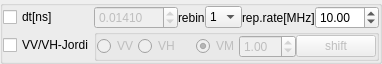
<?xml version="1.0" encoding="UTF-8"?>
<ui version="4.0">
 <class>Form</class>
 <widget class="QWidget" name="Form">
  <property name="geometry">
   <rect>
    <x>0</x>
    <y>0</y>
    <width>350</width>
    <height>48</height>
   </rect>
  </property>
  <property name="windowTitle">
   <string>Form</string>
  </property>
  <layout class="QVBoxLayout" name="verticalLayout">
   <property name="spacing">
    <number>0</number>
   </property>
   <property name="margin">
    <number>0</number>
   </property>
   <item>
    <widget class="QGroupBox" name="groupBox">
     <property name="title">
      <string/>
     </property>
     <layout class="QGridLayout" name="gridLayout">
      <property name="margin">
       <number>0</number>
      </property>
      <property name="spacing">
       <number>0</number>
      </property>
      <item row="0" column="4">
       <widget class="QLabel" name="label_2">
        <property name="text">
         <string>rep.rate[MHz]</string>
        </property>
       </widget>
      </item>
      <item row="0" column="7">
       <widget class="QDoubleSpinBox" name="doubleSpinBox">
        <property name="enabled">
         <bool>true</bool>
        </property>
        <property name="sizePolicy">
         <sizepolicy hsizetype="MinimumExpanding" vsizetype="Fixed">
          <horstretch>0</horstretch>
          <verstretch>0</verstretch>
         </sizepolicy>
        </property>
        <property name="maximum">
         <double>120.000000000000000</double>
        </property>
        <property name="singleStep">
         <double>0.100000000000000</double>
        </property>
        <property name="value">
         <double>10.000000000000000</double>
        </property>
       </widget>
      </item>
      <item row="2" column="0">
       <widget class="QCheckBox" name="checkBox_3">
        <property name="toolTip">
         <string>To read one-column TCSPC-data check this box. The one column-data is expected to be in the order VV, VH. If this is checked a dt has to be specified!</string>
        </property>
        <property name="text">
         <string>VV/VH-Jordi</string>
        </property>
       </widget>
      </item>
      <item row="0" column="0">
       <widget class="QCheckBox" name="checkBox_2">
        <property name="toolTip">
         <string>If this is selected the time-axis is multiplied by the dt specified in the spin-box.</string>
        </property>
        <property name="text">
         <string>dt[ns]</string>
        </property>
       </widget>
      </item>
      <item row="0" column="1">
       <widget class="QDoubleSpinBox" name="doubleSpinBox_2">
        <property name="enabled">
         <bool>false</bool>
        </property>
        <property name="sizePolicy">
         <sizepolicy hsizetype="MinimumExpanding" vsizetype="Fixed">
          <horstretch>0</horstretch>
          <verstretch>0</verstretch>
         </sizepolicy>
        </property>
        <property name="decimals">
         <number>5</number>
        </property>
        <property name="maximum">
         <double>120.000000000000000</double>
        </property>
        <property name="singleStep">
         <double>0.000100000000000</double>
        </property>
        <property name="value">
         <double>0.014100000000000</double>
        </property>
       </widget>
      </item>
      <item row="2" column="1" colspan="8">
       <widget class="QGroupBox" name="groupBox_2">
        <property name="enabled">
         <bool>false</bool>
        </property>
        <property name="title">
         <string/>
        </property>
        <layout class="QHBoxLayout" name="horizontalLayout">
         <property name="spacing">
          <number>0</number>
         </property>
         <property name="margin">
          <number>0</number>
         </property>
         <item>
          <widget class="QRadioButton" name="radioButton_3">
           <property name="toolTip">
            <string>If this is selected the first part of the one-column data is read</string>
           </property>
           <property name="text">
            <string>VV</string>
           </property>
           <property name="checked">
            <bool>false</bool>
           </property>
          </widget>
         </item>
         <item>
          <widget class="QRadioButton" name="radioButton_2">
           <property name="toolTip">
            <string>If this is selected the second part of the one-column data is read</string>
           </property>
           <property name="text">
            <string>VH</string>
           </property>
          </widget>
         </item>
         <item>
          <spacer name="horizontalSpacer">
           <property name="orientation">
            <enum>Qt::Horizontal</enum>
           </property>
           <property name="sizeHint" stdset="0">
            <size>
             <width>40</width>
             <height>20</height>
            </size>
           </property>
          </spacer>
         </item>
         <item>
          <widget class="QRadioButton" name="radioButton">
           <property name="text">
            <string>VM</string>
           </property>
           <property name="checked">
            <bool>true</bool>
           </property>
          </widget>
         </item>
         <item>
          <widget class="QDoubleSpinBox" name="doubleSpinBox_3">
           <property name="singleStep">
            <double>0.010000000000000</double>
           </property>
           <property name="value">
            <double>1.000000000000000</double>
           </property>
          </widget>
         </item>
         <item>
          <widget class="QPushButton" name="toolButton">
           <property name="text">
            <string>shift</string>
           </property>
          </widget>
         </item>
        </layout>
       </widget>
      </item>
      <item row="0" column="3">
       <widget class="QComboBox" name="comboBox">
        <property name="sizePolicy">
         <sizepolicy hsizetype="MinimumExpanding" vsizetype="Fixed">
          <horstretch>0</horstretch>
          <verstretch>0</verstretch>
         </sizepolicy>
        </property>
        <item>
         <property name="text">
          <string>1</string>
         </property>
        </item>
        <item>
         <property name="text">
          <string>2</string>
         </property>
        </item>
        <item>
         <property name="text">
          <string>4</string>
         </property>
        </item>
        <item>
         <property name="text">
          <string>8</string>
         </property>
        </item>
       </widget>
      </item>
      <item row="0" column="2">
       <widget class="QLabel" name="label_3">
        <property name="text">
         <string>rebin</string>
        </property>
       </widget>
      </item>
     </layout>
    </widget>
   </item>
  </layout>
  <action name="actionDtChanged">
   <property name="text">
    <string>dtChanged</string>
   </property>
  </action>
  <action name="actionRebinChanged">
   <property name="text">
    <string>RebinChanged</string>
   </property>
  </action>
  <action name="actionRepratechange">
   <property name="text">
    <string>repratechange</string>
   </property>
  </action>
  <action name="actionPolarizationChange">
   <property name="text">
    <string>PolarizationChange</string>
   </property>
  </action>
  <action name="actionGfactorChanged">
   <property name="text">
    <string>gfactorChanged</string>
   </property>
  </action>
  <action name="actionIsjordiChanged">
   <property name="text">
    <string>isjordiChanged</string>
   </property>
  </action>
 </widget>
 <resources/>
 <connections>
  <connection>
   <sender>checkBox_2</sender>
   <signal>toggled(bool)</signal>
   <receiver>doubleSpinBox_2</receiver>
   <slot>setEnabled(bool)</slot>
   <hints>
    <hint type="sourcelabel">
     <x>26</x>
     <y>20</y>
    </hint>
    <hint type="destinationlabel">
     <x>131</x>
     <y>20</y>
    </hint>
   </hints>
  </connection>
  <connection>
   <sender>checkBox_3</sender>
   <signal>toggled(bool)</signal>
   <receiver>groupBox_2</receiver>
   <slot>setEnabled(bool)</slot>
   <hints>
    <hint type="sourcelabel">
     <x>26</x>
     <y>30</y>
    </hint>
    <hint type="destinationlabel">
     <x>107</x>
     <y>30</y>
    </hint>
   </hints>
  </connection>
  <connection>
   <sender>checkBox_2</sender>
   <signal>toggled(bool)</signal>
   <receiver>actionDtChanged</receiver>
   <slot>trigger()</slot>
   <hints>
    <hint type="sourcelabel">
     <x>28</x>
     <y>11</y>
    </hint>
    <hint type="destinationlabel">
     <x>-1</x>
     <y>-1</y>
    </hint>
   </hints>
  </connection>
  <connection>
   <sender>doubleSpinBox_2</sender>
   <signal>valueChanged(double)</signal>
   <receiver>actionDtChanged</receiver>
   <slot>trigger()</slot>
   <hints>
    <hint type="sourcelabel">
     <x>121</x>
     <y>11</y>
    </hint>
    <hint type="destinationlabel">
     <x>-1</x>
     <y>-1</y>
    </hint>
   </hints>
  </connection>
  <connection>
   <sender>comboBox</sender>
   <signal>currentIndexChanged(int)</signal>
   <receiver>actionRebinChanged</receiver>
   <slot>trigger()</slot>
   <hints>
    <hint type="sourcelabel">
     <x>230</x>
     <y>11</y>
    </hint>
    <hint type="destinationlabel">
     <x>-1</x>
     <y>-1</y>
    </hint>
   </hints>
  </connection>
  <connection>
   <sender>doubleSpinBox</sender>
   <signal>valueChanged(double)</signal>
   <receiver>actionRepratechange</receiver>
   <slot>trigger()</slot>
   <hints>
    <hint type="sourcelabel">
     <x>346</x>
     <y>11</y>
    </hint>
    <hint type="destinationlabel">
     <x>-1</x>
     <y>-1</y>
    </hint>
   </hints>
  </connection>
  <connection>
   <sender>radioButton_2</sender>
   <signal>toggled(bool)</signal>
   <receiver>actionPolarizationChange</receiver>
   <slot>trigger()</slot>
   <hints>
    <hint type="sourcelabel">
     <x>109</x>
     <y>33</y>
    </hint>
    <hint type="destinationlabel">
     <x>-1</x>
     <y>-1</y>
    </hint>
   </hints>
  </connection>
  <connection>
   <sender>radioButton_3</sender>
   <signal>toggled(bool)</signal>
   <receiver>actionPolarizationChange</receiver>
   <slot>trigger()</slot>
   <hints>
    <hint type="sourcelabel">
     <x>74</x>
     <y>33</y>
    </hint>
    <hint type="destinationlabel">
     <x>-1</x>
     <y>-1</y>
    </hint>
   </hints>
  </connection>
  <connection>
   <sender>checkBox_3</sender>
   <signal>clicked(bool)</signal>
   <receiver>checkBox_2</receiver>
   <slot>setChecked(bool)</slot>
   <hints>
    <hint type="sourcelabel">
     <x>28</x>
     <y>33</y>
    </hint>
    <hint type="destinationlabel">
     <x>28</x>
     <y>11</y>
    </hint>
   </hints>
  </connection>
  <connection>
   <sender>doubleSpinBox_3</sender>
   <signal>valueChanged(double)</signal>
   <receiver>actionGfactorChanged</receiver>
   <slot>trigger()</slot>
   <hints>
    <hint type="sourcelabel">
     <x>285</x>
     <y>33</y>
    </hint>
    <hint type="destinationlabel">
     <x>-1</x>
     <y>-1</y>
    </hint>
   </hints>
  </connection>
  <connection>
   <sender>checkBox_3</sender>
   <signal>toggled(bool)</signal>
   <receiver>actionIsjordiChanged</receiver>
   <slot>trigger()</slot>
   <hints>
    <hint type="sourcelabel">
     <x>41</x>
     <y>33</y>
    </hint>
    <hint type="destinationlabel">
     <x>-1</x>
     <y>-1</y>
    </hint>
   </hints>
  </connection>
 </connections>
</ui>
